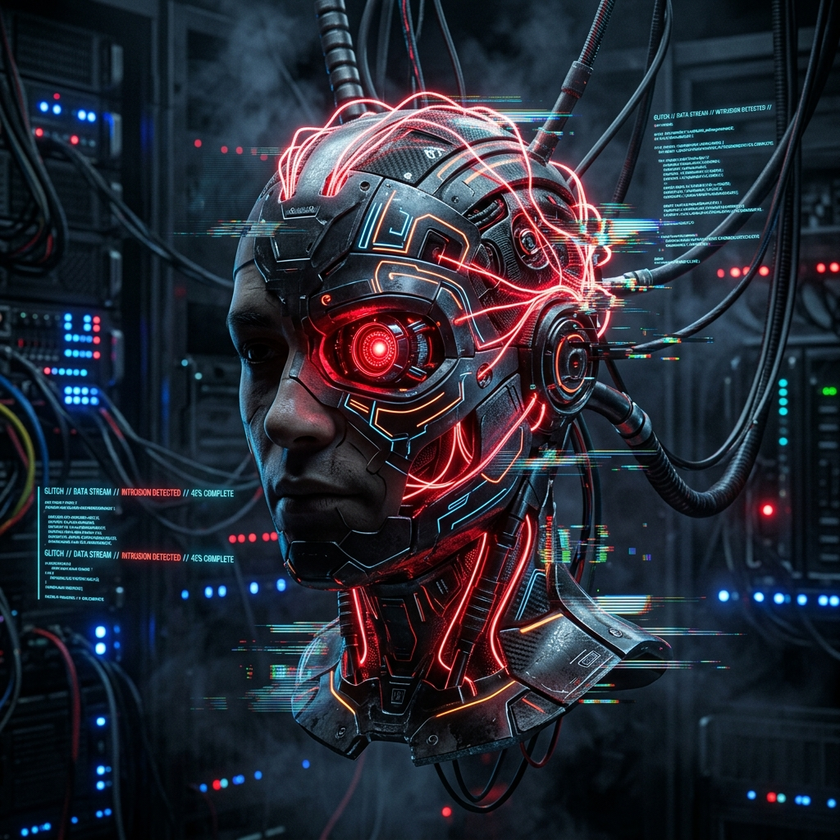
#> input picture avatar.png, 840 x 840 px, shrunk from 1024 x 1024 before the run
$ python task_orchestrator.py
#> lines starting #> are read from the running program, lines starting #| are printed output that depends on the picture
### computer_vision.py
"""
Modulo di Computer Vision classica con OpenCV.
Supporta:
- Conversione in scala di grigi e spazio colore HSV
- Riduzione del rumore (Gaussian Blur, Median Blur)
- Rilevamento dei bordi (Canny Edge Detection)
- Binarizzazione e sogliatura (Thresholding di Otsu, Adaptive Thresholding)
- Rilevamento e disegno dei contorni con bounding box
- Filtri colore personalizzati (HSV Color Masking)
- Salvataggio automatico dei risultati elaborati
"""

import os
import sys
import argparse
from pathlib import Path

try:
    import cv2
    import numpy as np
except ImportError:
    print("[!] OpenCV o NumPy non sono ancora installati.")
    print("[*] Esegui: pip install opencv-python numpy")
    sys.exit(1)


class OpenCVVisionPipeline:
    def __init__(self, output_dir: str = "outputs/vision"):
#> (reads experience_db.json from the repository)
#> (reads model_weights.json from the repository)
        self.output_dir = Path(output_dir)
        self.output_dir.mkdir(parents=True, exist_ok=True)

    def load_image(self, image_path: str) -> np.ndarray:
        """Carica un'immagine da percorso su disco."""
#> called with image_path = 'avatar.png'
        if not os.path.exists(image_path):
            raise FileNotFoundError(f"File non trovato: {image_path}")
        img = cv2.imread(image_path)
#> img is the input picture: shape (840, 840, 3); mean B, G, R 53.4, 42.3, 38.3
        if img is None:
            raise ValueError(f"Impossibile leggere l'immagine (formato non supportato o file corrotto): {image_path}")
        print(f"[+] Immagine caricata con successo: {image_path} ({img.shape[1]}x{img.shape[0]} px, {img.shape[2]} canali)")
#| [+] Immagine caricata con successo: avatar.png (840x840 px, 3 canali)
        return img

    def to_grayscale(self, image: np.ndarray) -> np.ndarray:
        """Converte l'immagine in scala di grigi."""
        return cv2.cvtColor(image, cv2.COLOR_BGR2GRAY)
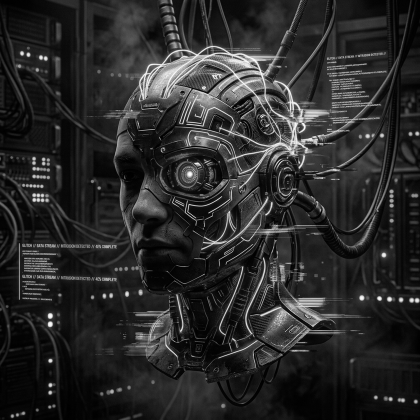
#> returned value: shape (840, 840) (shown at 1/2 size); min 0, max 255, mean 42.3

    def apply_blur(self, image: np.ndarray, ksize: int = 5, blur_type: str = "gaussian") -> np.ndarray:
        """Applica un filtro di sfocatura per riduzione rumore."""
#> called with ksize = 5, blur_type = 'gaussian'
        if ksize % 2 == 0:
            ksize += 1  # il kernel deve essere dispari
        if blur_type == "gaussian":
            return cv2.GaussianBlur(image, (ksize, ksize), 0)
        elif blur_type == "median":
            return cv2.medianBlur(image, ksize)
        else:
            return cv2.blur(image, (ksize, ksize))

    def detect_edges(self, image: np.ndarray, threshold1: int = 50, threshold2: int = 150) -> np.ndarray:
        """Rileva i bordi utilizzando l'algoritmo Canny."""
#> called with threshold1 = 50, threshold2 = 150
        gray = self.to_grayscale(image) if len(image.shape) == 3 else image
        blurred = self.apply_blur(gray, ksize=5)
        edges = cv2.Canny(blurred, threshold1, threshold2)
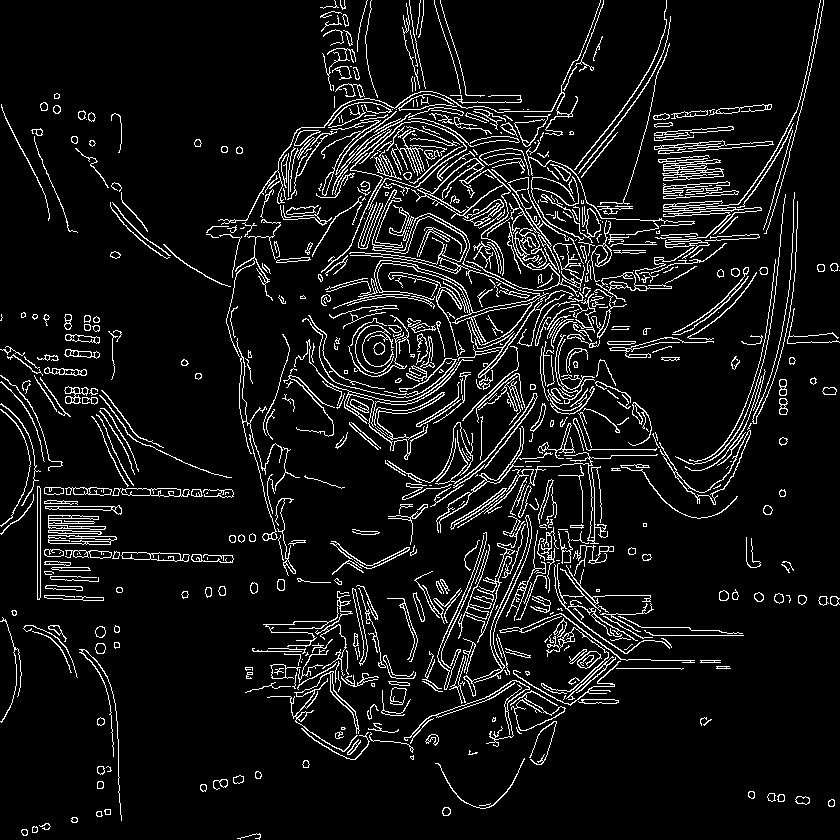
#> edges: shape (840, 840); 8.1% white in thin lines or dots
        return edges

    def apply_threshold(self, image: np.ndarray, method: str = "otsu") -> np.ndarray:
        """Binarizza l'immagine applicando una sogliatura (Thresholding)."""
        gray = self.to_grayscale(image) if len(image.shape) == 3 else image
        blurred = self.apply_blur(gray, ksize=5)
#> (the rest of the program and of its run is left out)
